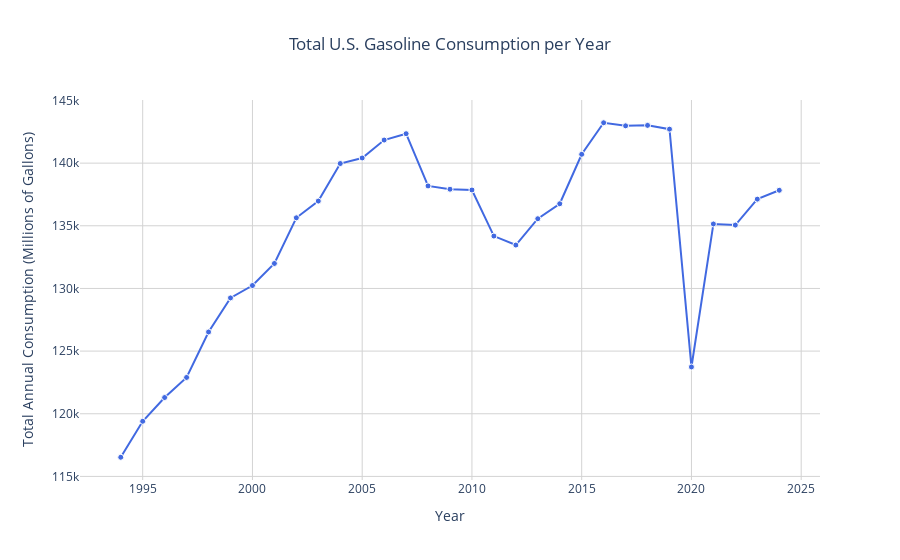

Here is the notebook cell this chart was saved with:
### Code cell
''' Create a line plot to visualize total yearly gasoline consumption '''

# Extract the Year from the Date column
yearly_total = (
    consumption.groupby("Year")["Gasoline_Consumption(Millions of Gallons)"]
    .sum()
    .reset_index()
)

# Create line plot
fig = px.line(
    yearly_total,
    x="Year",
    y="Gasoline_Consumption(Millions of Gallons)",
    title="Total U.S. Gasoline Consumption per Year",
    labels={
        "Year": "Year",
        "Gasoline_Consumption(Millions of Gallons)": "Total Annual Consumption (Millions of Gallons)"
    },
)

# Customize appearance
fig.update_traces(
    mode="lines+markers",
    line=dict(color=colors["consumption"], width=2),
    marker=dict(size=6, color=colors["consumption"], line=dict(width=1, color="white"))
)

# Update layout
fig.update_layout(
    template="plotly_white",
    hovermode="x unified",
    title_x=0.5,
    xaxis=dict(showgrid=True, gridcolor="lightgray"),
    yaxis=dict(showgrid=True, gridcolor="lightgray"),
)

fig.show()

### Figure 1 — Plotly figure (JSON) as saved in the notebook; plotly's stock layout.template omitted (floating-point values rounded to 4 significant figures)
{"data": [{"hovertemplate": "Year=%{x}<br>Total Annual Consumption (Millions of Gallons)=%{y}<extra></extra>", "legendgroup": "", "line": {"color": "royalblue", "dash": "solid", "width": 2}, "marker": {"color": "royalblue", "line": {"color": "white", "width": 1}, "size": 6, "symbol": "circle"}, "mode": "lines+markers", "name": "", "orientation": "v", "showlegend": false, "type": "scatter", "x": [1994, 1995, 1996, 1997, 1998, 1999, 2000, 2001, 2002, 2003, 2004, 2005, 2006, 2007, 2008, 2009, 2010, 2011, 2012, 2013, 2014, 2015, 2016, 2017, 2018, 2019, 2020, 2021, 2022, 2023, 2024], "xaxis": "x", "y": [116500.0, 119400.0, 121300.0, 122900.0, 126500.0, 129200.0, 130200.0, 132000.0, 135600.0, 137000.0, 140000.0, 140400.0, 141800.0, 142300.0, 138200.0, 137900.0, 137900.0, 134200.0, 133500.0, 135600.0, 136800.0, 140700.0, 143200.0, 143000.0, 143000.0, 142700.0, 123700.0, 135100.0, 135100.0, 137100.0, 137800.0], "yaxis": "y"}], "layout": {"hovermode": "x unified", "legend": {"tracegroupgap": 0}, "title": {"text": "Total U.S. Gasoline Consumption per Year", "x": 0.5}, "xaxis": {"anchor": "y", "domain": [0, 1], "gridcolor": "lightgray", "showgrid": true, "title": {"text": "Year"}}, "yaxis": {"anchor": "x", "domain": [0, 1], "gridcolor": "lightgray", "showgrid": true, "title": {"text": "Total Annual Consumption (Millions of Gallons)"}}}}
